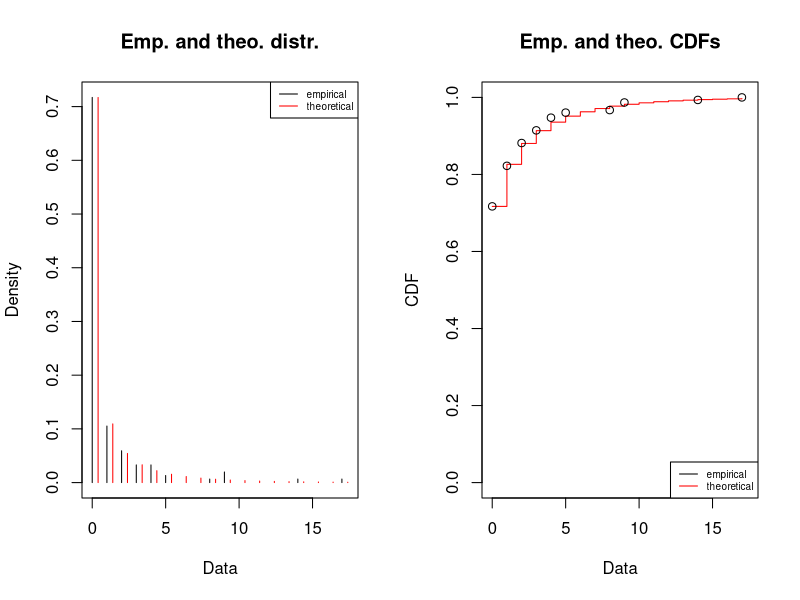
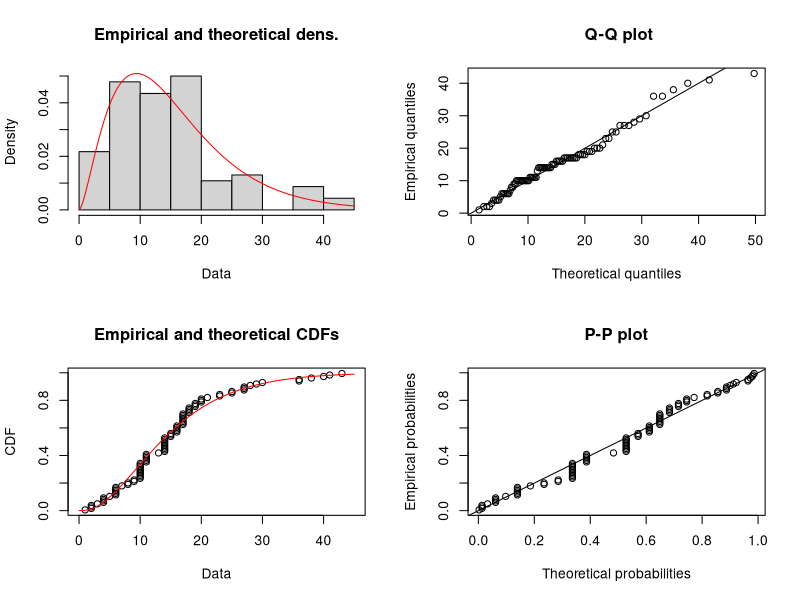
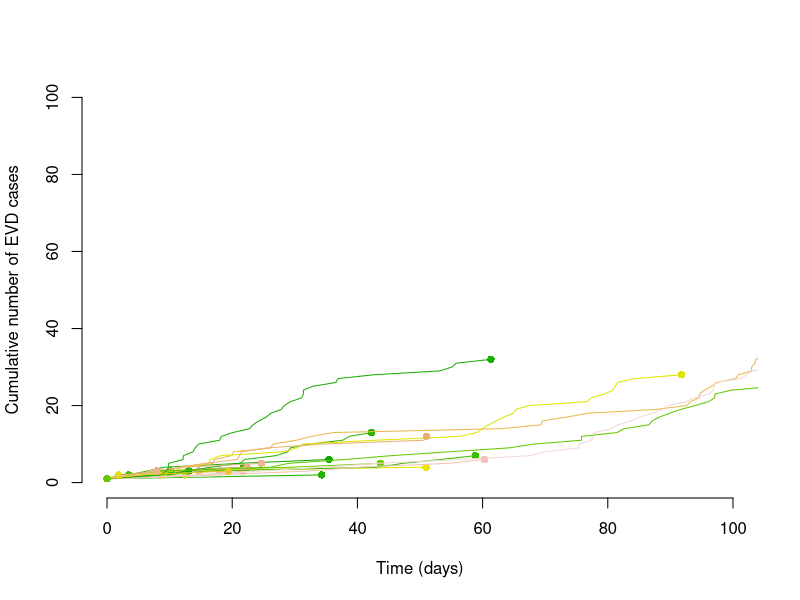

Source code (R) for these figures, in order:
library(fitdistrplus)

# Number of individuals in the trees
n <- 152
# Number of secondary cases for all individuals
c1 <- c(1,2,2,5,14,1,4,4,1,3,3,8,2,1,1,4,9,9,1,1,17,
        2,1,1,1,4,3,3,4,2,5,1,2,2,1,9,1,3,1,2,1,1,2)
c0 <- c(c1,rep(0,n-length(c1)))
# Fitting a negative binomial distribution to the number of secondary cases
fit.cases <- fitdist(c0,"nbinom")
summary(fit.cases)
plot(fit.cases)

# Range of reported serial intervals
days <- 0:43
# Observed intervals for each day
frequency <- c(0,1,3,1,4,1,6,1,2,2,11,6,0,1,10,3,5,8,4,3,3,1,
               0,2,0,2,0,3,1,1,1,0,0,0,0,0,2,0,1,0,1,1,0,1)
d <- rep(days,frequency)
# Fitting a gamma distribution to the serial interval
fit.serial <- fitdist(d,"gamma")
summary(fit.serial)
plot(fit.serial)

# Set seed for random number generator
set.seed(645)
# Number of simulation runs
runs <- 1e2
# Number of initial cases
seed <- 1
# Initialize plot
plot(NA,xlim=c(0,100),ylim=c(0,100),xlab="Time (days)",
     ylab="Cumulative number of EVD cases",frame=FALSE)
# Set color scheme for different trajectories
cols <- sample(terrain.colors(runs))
# Simulate outbreak trajectories
for(i in 1:runs) {
    cases <- seed
	t <- rep(0,seed)
	times <- t
	while(cases > 0) {
		secondary <- rnbinom(cases,size=fit.cases$estimate[1],mu=fit.cases$estimate[2])
        t.new <- numeric()
		for(j in 1:length(secondary)) {
			t.new <- c(t.new,t[j] + rgamma(secondary[j],shape=fit.serial$estimate[1],
                       rate=fit.serial$estimate[2]))
		}
		cases <- length(t.new)
		t <- t.new
		times <- c(times,t.new)
	}
	lines(sort(times),1:length(times),col=cols[i],lwd=1)
	points(max(times),length(times),col=cols[i],pch=16)
}
